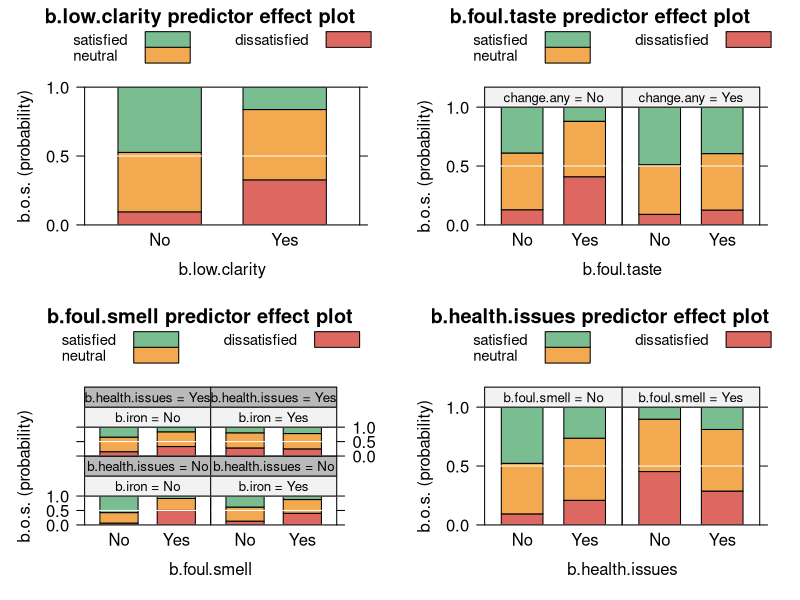
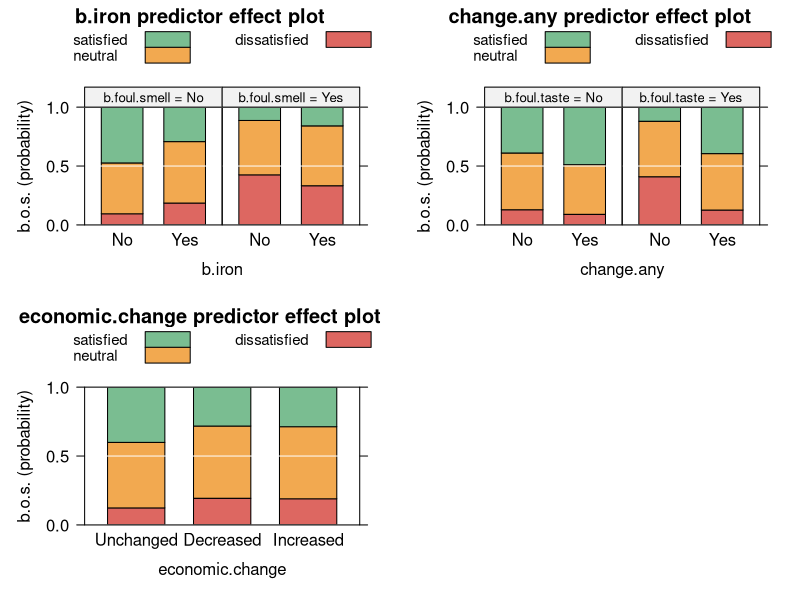
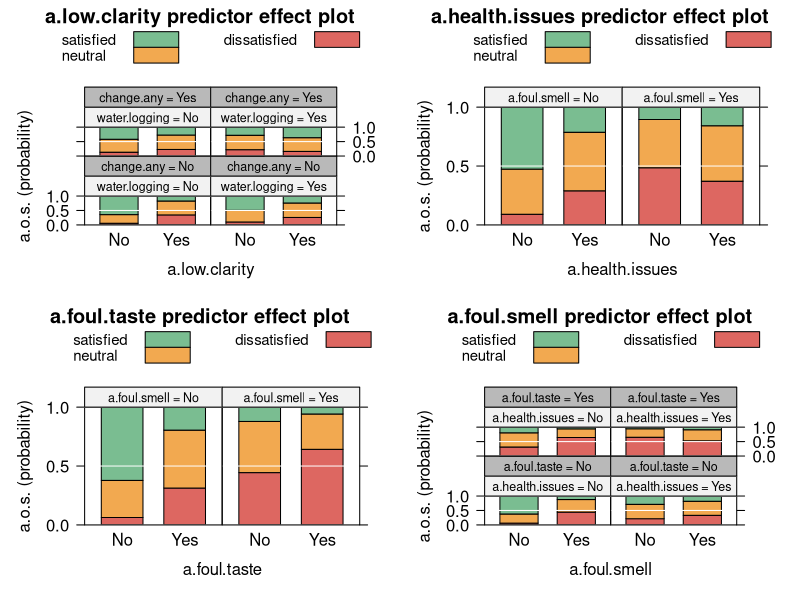
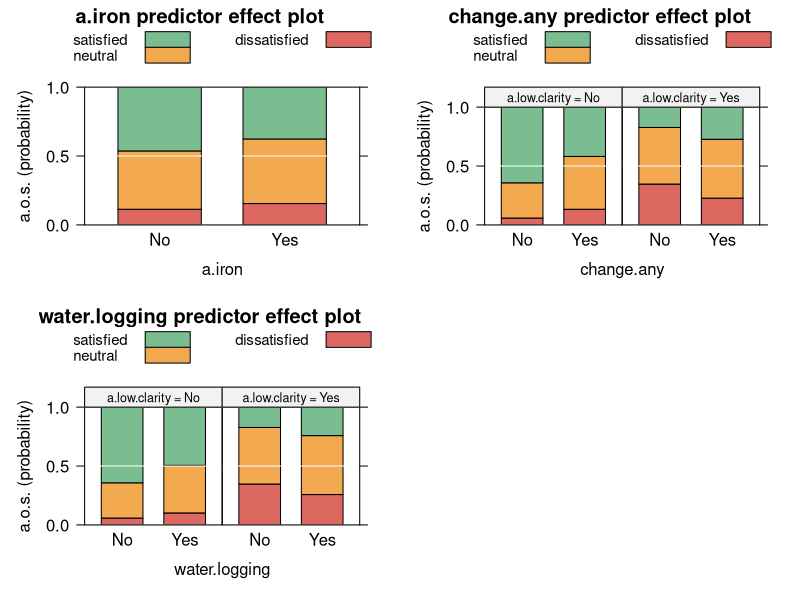
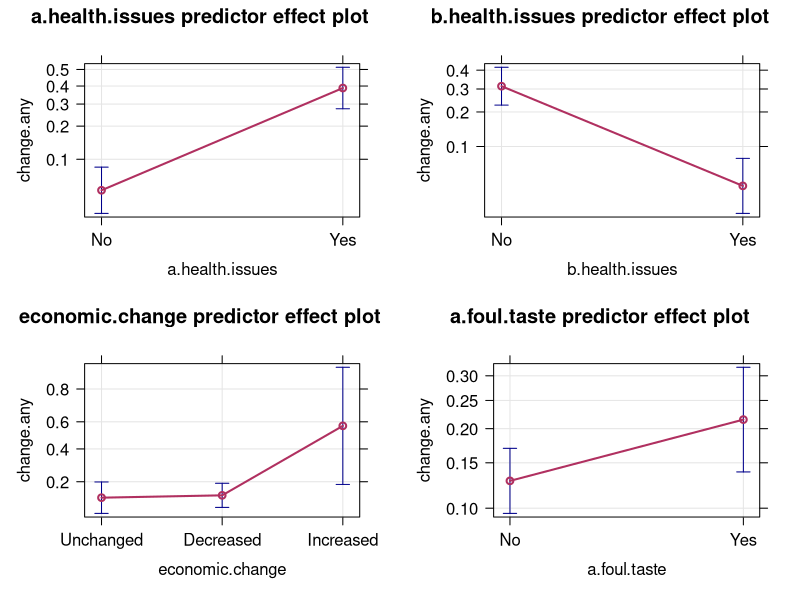

The R script that drew these images, in order:
## ---- chunk 1
knitr::opts_chunk$set(eval = TRUE, echo = TRUE)
## ---- chunk 2
library(ggplot2)
library(dplyr)
library(reshape2)
library(RColorBrewer)
library(MASS)
library(Hmisc)
library(effects)
library(caret)
## ---- chunk 3
wq <- read.csv("waterquality.csv", stringsAsFactors = TRUE)
## ---- chunk 4
wq$zone.number <- ifelse(is.na(wq$zone.number),"1",wq$zone.number)
wq$zone.number <- factor(wq$zone.number)

#merging
#overall satisfaction 
wq$before.overall.satisfaction <- 
  ifelse(is.na(wq$before.overall.satisfaction),
         wq$overall.satisfaction,wq$before.overall.satisfaction)

wq$before.overall.satisfaction<-
  gsub(1,"dissatisfied",wq$before.overall.satisfaction)
wq$before.overall.satisfaction<-
  gsub(2,"neutral",wq$before.overall.satisfaction)
wq$before.overall.satisfaction<-
  gsub(3,"satisfied",wq$before.overall.satisfaction)
wq$before.overall.satisfaction<-
  gsub(4,"very.dissatisfied",wq$before.overall.satisfaction)
wq$before.overall.satisfaction<-
  gsub(5,"very.satisfied",wq$before.overall.satisfaction)

wq$before.overall.satisfaction <- factor(wq$before.overall.satisfaction)

wq$after.overall.satisfaction <- 
  ifelse(is.na(wq$after.overall.satisfaction),
         wq$overall.satisfaction,wq$after.overall.satisfaction)

wq$after.overall.satisfaction<-
  gsub(1,"dissatisfied",wq$after.overall.satisfaction)
wq$after.overall.satisfaction<-
  gsub(2,"neutral",wq$after.overall.satisfaction)
wq$after.overall.satisfaction<-
  gsub(3,"satisfied",wq$after.overall.satisfaction)
wq$after.overall.satisfaction<-
  gsub(4,"very.dissatisfied",wq$after.overall.satisfaction)
wq$after.overall.satisfaction<-
  gsub(5,"very.satisfied",wq$after.overall.satisfaction)

wq$after.overall.satisfaction <- factor(wq$after.overall.satisfaction)

#foul taste
wq$before.foul.taste <- 
  ifelse(is.na(wq$before.foul.taste),
         wq$general.foul.taste,wq$before.foul.taste)

wq$before.foul.taste<-
  gsub(1,"No",wq$before.foul.taste)
wq$before.foul.taste<-
  gsub(2,"Yes",wq$before.foul.taste)

wq$before.foul.taste <- factor(wq$before.foul.taste)

wq$after.foul.taste <- 
  ifelse(is.na(wq$after.foul.taste),
         wq$general.foul.taste,wq$after.foul.taste)

wq$after.foul.taste<-
  gsub(1,"No",wq$after.foul.taste)
wq$after.foul.taste<-
  gsub(2,"Yes",wq$after.foul.taste)

wq$after.foul.taste <- factor(wq$after.foul.taste)

#foul smell
wq$before.foul.smell <- 
  ifelse(is.na(wq$before.foul.smell),
         wq$general.foul.smell,wq$before.foul.smell)

wq$before.foul.smell<-
  gsub(1,"No",wq$before.foul.smell)
wq$before.foul.smell<-
  gsub(2,"Yes",wq$before.foul.smell)

wq$before.foul.smell <- factor(wq$before.foul.smell)

wq$after.foul.smell <- 
  ifelse(is.na(wq$after.foul.smell),
         wq$general.foul.smell,wq$after.foul.smell)

wq$after.foul.smell<-
  gsub(1,"No",wq$after.foul.smell)
wq$after.foul.smell<-
  gsub(2,"Yes",wq$after.foul.smell)

wq$after.foul.smell <- factor(wq$after.foul.smell)

#lack of clarity
wq$before.low.clarity <- 
  ifelse(is.na(wq$before.low.clarity),
         wq$general.low.clarity,wq$before.low.clarity)

wq$before.low.clarity<-
  gsub(1,"No",wq$before.low.clarity)
wq$before.low.clarity<-
  gsub(2,"Yes",wq$before.low.clarity)

wq$before.low.clarity <- factor(wq$before.low.clarity)

wq$after.low.clarity <- 
  ifelse(is.na(wq$after.low.clarity),
         wq$general.low.clarity,wq$after.low.clarity)

wq$after.low.clarity<-
  gsub(1,"No",wq$after.low.clarity)
wq$after.low.clarity<-
  gsub(2,"Yes",wq$after.low.clarity)

wq$after.low.clarity <- factor(wq$after.low.clarity)

#iron
wq$before.iron <- 
  ifelse(is.na(wq$before.iron),
         wq$general.iron,wq$before.iron)

wq$before.iron <-
  gsub(1,"No",wq$before.iron)
wq$before.iron<-
  gsub(2,"Yes",wq$before.iron)

wq$before.iron <- factor(wq$before.iron)

wq$after.iron <- 
  ifelse(is.na(wq$after.iron),
         wq$general.iron,wq$after.iron)

wq$after.iron <-
  gsub(1,"No",wq$after.iron)
wq$after.iron<-
  gsub(2,"Yes",wq$after.iron)

wq$after.iron <- factor(wq$after.iron)

#health issues
wq$before.health.issues <- 
  ifelse(is.na(wq$before.health.issues),
         wq$general.health.issues,wq$before.health.issues)

wq$before.health.issues <-
  gsub(1,"No",wq$before.health.issues)
wq$before.health.issues<-
  gsub(2,"Yes",wq$before.health.issues)

wq$before.health.issues <- factor(wq$before.health.issues)

wq$after.health.issues <- 
  ifelse(is.na(wq$after.health.issues),
         wq$general.health.issues,wq$after.health.issues)

wq$after.health.issues <-
  gsub(1,"No",wq$after.health.issues)
wq$after.health.issues<-
  gsub(2,"Yes",wq$after.health.issues)

wq$after.health.issues <- factor(wq$after.health.issues)

#cleaning treatment method values
wq$treatment.method <- 
  gsub("boil it, no treatment|boil it","boil",wq$treatment.method)

wq$treatment.method <- 
  gsub("added bleach/chlorine","bleach",wq$treatment.method)

wq$treatment.method <- 
  gsub("used a water filter","filter",wq$treatment.method)

#reducing the levels of target variable
wq <- wq %>% mutate(b.o.s.=before.overall.satisfaction,
                    a.o.s.=after.overall.satisfaction)
wq$b.o.s. <- gsub("very.","",wq$b.o.s.)
wq$a.o.s. <- gsub("very.","",wq$a.o.s.)
wq$b.o.s. <- factor(wq$b.o.s.)
wq$a.o.s. <- factor(wq$a.o.s.)
wq$economic.change <- gsub("Decreased income","Decreased", wq$economic.change)
wq$economic.change <- gsub("Increased income","Increased", wq$economic.change)
wq$economic.change <- factor(wq$economic.change, levels=c("Unchanged","Decreased","Increased")) 

#renaming drinking.water.source
wq <- wq %>% 
  rename("source"="drinking.water.source")
names(wq) <- gsub("before","b",names(wq))
names(wq) <- gsub("after","a",names(wq))
## ---- chunk 5
levels(wq$b.overall.satisfaction)<- c("very.dissatisfied","dissatisfied",
                                      "neutral","satisfied","very.satisfied")
levels(wq$a.overall.satisfaction)<- c("very.dissatisfied","dissatisfied",
                                      "neutral","satisfied","very.satisfied")
levels(wq$b.o.s.)<- c("dissatisfied", "neutral","satisfied")
levels(wq$a.o.s.)<- c("dissatisfied", "neutral","satisfied")
levels(wq$monthly.income)<- c("0~10,000","10,000~25,000","25,000~50,000",
                              "50,000~1,00,000","1,00,000~higher")
levels(wq$water.filter) <- c("No filter",
                             "Sediment Filter/ Ceramic Filter",
                             "Activated Carbon","UltraFiltration",
                             "Reverse Osmosis","Ultraviolet","other") 
levels(wq$source) <- c("Piped water supply","Community well",
                                      "Public tap",
                                      "WASA water supply through lorries",
                                      "Others")


levels(wq$treatment.method) <- c("no treatment","boil","filter",
                                 "boil, filter",
                                 "boil, bleach",
                                 "bleach, filter",
                          "boil, bleach, filter")
levels(wq$zone.number) <- c("1","2","3","4","5","6","7","8","9","10") 
levels(wq$oh.cleaning.freq) <- c("Do not have a one",
                                 "once in 5 years","once in a year",
                                 "once in 6 months","once in a month","others")
levels(wq$ug.cleaning.freq) <- c("Do not have a one",
                                 "once in 5 years","once in a year",
                                 "once in 6 months","once in a month","others")
## ---- chunk 6
wq <- wq[,-(23:28)]
## ---- chunk 7
set.seed(1234)

indexSet <- sample(2, nrow(wq), replace = T, prob = c(0.7,0.3))
train_wq <- wq[indexSet==1,]
test_wq <- wq[indexSet==2,]
## ---- chunk 8
b <- polr(b.o.s. ~ economic.change+
            b.low.clarity + b.foul.smell + b.health.issues + b.foul.taste + 
    b.iron + b.foul.smell:b.iron + b.foul.smell:b.health.issues+ change.any:b.foul.taste, 
          data = train_wq, Hess=TRUE,method="logistic",
          na.action = na.pass)
summary(b)
## ---- chunk 9
ctable <- coef(summary(b))
p <- pnorm(abs(ctable[, "t value"]), lower.tail = FALSE) * 2
ctable <- cbind(ctable, "p value" = p)
ctable
## ---- chunk 10
car::Anova(b)
## ---- chunk 11
OR.before <- exp(coef(b))
as.data.frame(OR.before)
## ---- chunk 12
addterm(b, ~.^2, test = "Chisq")
## ---- chunk 13
b2 <- stepAIC(b, ~.^2)
## ---- chunk 14
summary(b2)
## ---- chunk 15
b2$anova
## ---- chunk 16
b3 <- update(b2, Hess=TRUE)
pr.b <- profile(b3)
confint(pr.b)
## ---- chunk 17
a <- polr(a.o.s. ~ 
            a.low.clarity+a.foul.smell+
            a.foul.taste+a.iron+a.foul.smell:a.health.issues + water.logging:a.low.clarity+
            + a.foul.taste:a.foul.smell+ change.any:a.low.clarity, 
          data = train_wq, Hess=TRUE,
          na.action = na.pass)
summary(a)
## ---- chunk 18
ctable1 <- coef(summary(a))
p1 <- pnorm(abs(ctable1[, "t value"]), lower.tail = FALSE) * 2
ctable1 <- cbind(ctable1, "p value" = p1)
ctable1
## ---- chunk 19
car::Anova(a, test.statistic="LR")
## ---- chunk 20
OR.after <- exp(coef(a))
as.data.frame(OR.after)
## ---- chunk 21
addterm(a, ~.^2, test = "Chisq")
## ---- chunk 22
a2 <- stepAIC(a, ~.^2)
## ---- chunk 23
summary(a2)
## ---- chunk 24
a2$anova
## ---- chunk 25
a3 <- update(a2, Hess=TRUE)
pr.a <- profile(a3)
confint(pr.a)
## ---- chunk 26
c1 <- glm(change.any ~ economic.change+b.health.issues+ a.foul.taste+
            a.health.issues,data=train_wq, family = binomial(link = "logit"))
summary(c1)
## ---- chunk 27
car::Anova(c1, test.statistic="LR")
## ---- chunk 28
c2 <- stepAIC(c1)
## ---- chunk 29
summary(c2)
## ---- chunk 30
c2$anova
## ---- chunk 31
pr.c <- profile(c2)
confint(pr.c)
## ---- chunk 32
OR.change <- exp(coef(c1))
as.data.frame(OR.change)
## ---- chunk 33
#specifying the type of training method used and the number of folds

ctrlspecs <- trainControl(method = "cv", number=30,classProbs = TRUE)

#set random seed
set.seed(1234)
tune.gridpolr <- expand.grid(method=c("logistic", "probit"))
modelb1 <- train(b.o.s. ~ economic.change+
            b.low.clarity + b.foul.smell + b.health.issues + b.foul.taste + 
    b.iron + b.foul.smell:b.iron + b.foul.smell:b.health.issues+ change.any:b.foul.taste,
                 tuneGrid=tune.gridpolr,data=train_wq, method="polr",metric="Accuracy",
          trControl=ctrlspecs)
print(modelb1)
## ---- chunk 34
ctrlspecs1 <- trainControl(method = "cv", number=30,classProbs = TRUE, summaryFunction = mnLogLoss)

#set random seed
set.seed(1234)
tune.gridpolr <- expand.grid(method=c("logistic", "probit"))
modelb2 <- train(b.o.s. ~ economic.change+
            b.low.clarity + b.foul.smell + b.health.issues + b.foul.taste + 
    b.iron + b.foul.smell:b.iron + b.foul.smell:b.health.issues+ change.any:b.foul.taste,
                 tuneGrid=tune.gridpolr,data=train_wq, method="polr",metric="logLoss",
          trControl=ctrlspecs1)
print(modelb2)
varImp(modelb2)
## ---- chunk 35

plot(predictorEffects(b, ~ b.low.clarity+b.foul.taste+b.foul.smell+b.health.issues), 
      style="stacked",
   axes=list(grid=TRUE,
                 x=list(rug=FALSE),
 y=list(style= "stacked", ticks=list(at=c(0.0, 0.5,1.0)))),
 lines=list(multiline=T,col=c("#DD6761", "#F2A950", "#7ABD91"), lwd=2),
   lattice=list(key.args=list(columns=2, cex=0.9),
   strip=list(factor.names=T, cex=0.8)))

## ---- chunk 36

plot(predictorEffects(b, ~ b.iron+change.any+economic.change), 
      style="stacked",
   axes=list(grid=TRUE,
                 x=list(rug=FALSE),
 y=list(style= "stacked", ticks=list(at=c(0.0, 0.5,1.0)))),
 lines=list(multiline=T,col=c("#DD6761", "#F2A950", "#7ABD91"), lwd=2),
   lattice=list(key.args=list(columns=2, cex=0.9),
   strip=list(factor.names=T, cex=0.8)))

## ---- chunk 37
#specifying the type of training method used and the number of folds

ctrlspecs <- trainControl(method = "cv", number=30,classProbs = TRUE)

#set random seed
set.seed(1234)
tune.gridpolr <- expand.grid(method=c("logistic","probit"))
modela1 <- train(a.o.s. ~ 
            a.low.clarity+a.foul.smell+
            a.foul.taste+a.iron+a.foul.smell:a.health.issues + water.logging:a.low.clarity+
            + a.foul.taste:a.foul.smell+ change.any:a.low.clarity,
                 tuneGrid=tune.gridpolr,data=train_wq, method="polr",metric="Accuracy",
          trControl=ctrlspecs)
print(modela1)
## ---- chunk 38
summary(modela1)
## ---- chunk 39
#specifying the type of training method used and the number of folds

ctrlspecs1 <- trainControl(method = "cv", number=30,classProbs = TRUE, summaryFunction = mnLogLoss)

#set random seed
set.seed(1234)
tune.gridpolr <- expand.grid(method=c("logistic","probit"))
modela2 <- train(a.o.s. ~ 
            a.low.clarity+a.foul.smell+
            a.foul.taste+a.iron+a.foul.smell:a.health.issues + water.logging:a.low.clarity+
            + a.foul.taste:a.foul.smell+ change.any:a.low.clarity,
                 tuneGrid=tune.gridpolr,data=train_wq, method="polr",metric="logLoss",
          trControl=ctrlspecs1)
print(modela2)
varImp(modela2)
## ---- chunk 40

plot(predictorEffects(a, ~ a.low.clarity+a.health.issues+a.foul.taste+a.foul.smell), 
     axes=list(grid=TRUE,
                 x=list(rug=FALSE),
 y=list(style= "stacked", ticks=list(at=c(0.0, 0.5,1.0)))),
 lines=list(multiline=T, lwd=2,col=c("#DD6761", "#F2A950", "#7ABD91")),
   lattice=list(key.args=list(columns=2, cex=0.9),
   strip=list(cex=0.75)))
## ---- chunk 41

plot(predictorEffects(a, ~ a.iron+change.any+water.logging), 
     axes=list(grid=TRUE,
                 x=list(rug=FALSE),
 y=list(style= "stacked", ticks=list(at=c(0.0, 0.5,1.0)))),
 lines=list(multiline=T, lwd=2,col=c("#DD6761", "#F2A950", "#7ABD91")),
   lattice=list(key.args=list(columns=2, cex=0.9),
   strip=list(cex=0.75)))
## ---- chunk 42
#specifying the type of training method used and the number of folds

ctrlspecs <- trainControl(method = "cv", number=30,
                          savePredictions = "all", classProbs = TRUE)
#set random seed
set.seed(1234)
modelc1 <- train(change.any ~ economic.change+b.health.issues+ 
            a.health.issues+a.foul.taste
                 ,data=train_wq, method="glm", family=binomial,
          trControl=ctrlspecs)
print(modelc1)
## ---- chunk 43
summary(modelc1)
## ---- chunk 44
varImp(modelc1)
## ---- chunk 45

plot(predictorEffects(c1, ~ a.health.issues+b.health.issues+economic.change+a.foul.taste), 
     axes=list(grid=TRUE),
 lines=list(col=c("maroon", "dark blue"), lwd=2),
   lattice=list(key.args=list(columns=1),
   strip=list(factor.names=T)))
